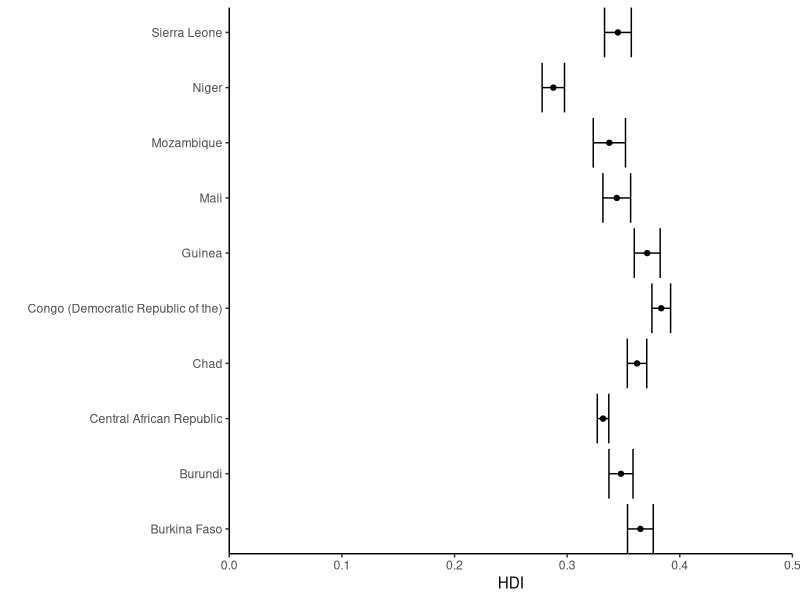

Source code (R): (Note: this script raises an error after producing the figure.)
#load in the data
library(readr)
Human_development_index <- read_csv("Raw_data/Human-development-index.csv")

#tidying the data
library(tidyverse)

hdi2 <- Human_development_index %>% 
  pivot_longer(names_to = "year", 
               values_to = "index",
               cols = -c(1,2))
#get rid of na, specify col                
hdi_no_na <- hdi2 %>% 
  drop_na(index)
#filter out na rows
hdi_no_na <-  hdi2 %>%  
  filter(!is.na(index))

#summarise the data
hdi_summary <- hdi_no_na %>% 
  group_by(Country) %>% 
  summarise(mean_index = mean(index))
hdi_summary <- hdi_no_na %>% 
  group_by(Country) %>% 
  summarise(mean_index = mean(index),
            n = length(index), sd_index = sd(index), se_index = sd_index/sqrt(n))
hdi_summary_low <- hdi_summary %>% 
  filter(rank(mean_index) < 11)
hdi_summary_low

hdi_summary_low %>% 
  ggplot() +
  geom_point(aes(x = Country,
                 y = mean_index)) +
  geom_errorbar(aes(x = Country,
                    ymin = mean_index - se_index,
                    ymax = mean_index + se_index)) +
  scale_y_continuous(limits = c(0, 0.5),
                     expand = c(0, 0),
                     name = "HDI") +
  scale_x_discrete(expand = c(0, 0),
                   name = "") +
  theme_classic() +
  coord_flip()

#continous code
hdi3 <- Human_development_index %>% 
  pivot_longer(names_to = "year", 
               values_to = "index",
               cols = -c(1,2)) %>% 
  drop_na(index) %>% 
  group_by(Country) %>% 
  summarise(mean_index = mean(index)) %>% 
  group_by(Country) %>% 
  summarise(mean_index = mean(index),
            n = length(index), sd_index = sd(index), se_index = sd_index/sqrt(n)) %>% 
  filter(rank(mean_index) < 11) %>% 
  ggplot() +
  geom_point(aes(x = Country,
                 y = mean_index)) +
  geom_errorbar(aes(x = Country,
                    ymin = mean_index - se_index,
                    ymax = mean_index + se_index)) +
  scale_y_continuous(limits = c(0, 0.5),
                     expand = c(0, 0),
                     name = "HDI") +
  scale_x_discrete(expand = c(0, 0),
                   name = "") +
  theme_classic() +
  coord_flip()

